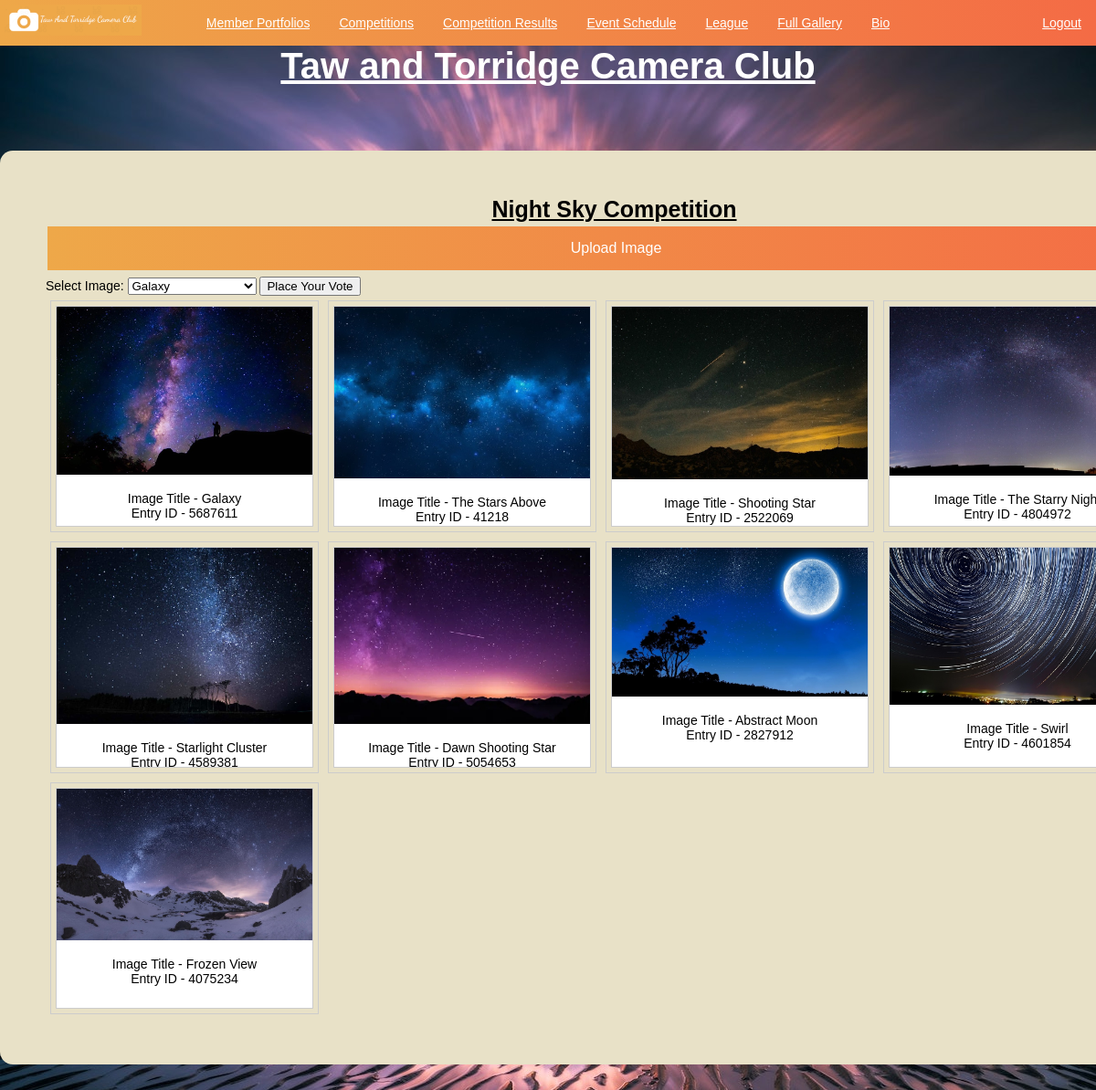
/comp_2.php (signed in), run on the app's committed database.
### tables this page shows
CREATE TABLE `tbl_images` (
  `fld_image_id` int(10) NOT NULL,
  `fld_image_title` varchar(50) NOT NULL,
  `fld_image_path` varchar(250) NOT NULL,
  `fld_image_votes` int(3) NOT NULL,
  `fld_image_points` int(2) NOT NULL,
  `fld_entry_id` int(10) NOT NULL,
  `fld_member_id` int(10) NOT NULL,
  `fld_competition_id` int(10) NOT NULL
);

### comp_2.php (the view, shortened to what this page needs)
<?php
    require_once 'config/conn.php';
    require_once 'functions.php';
    $varCompId = "3";
?>
<!DOCTYPE html>
<html lang="en">
    <head>
        <link href="css/new_style.css" rel="stylesheet">
    </head>
    <body>
        <h1>Taw and Torridge Camera Club</h1>
        <div class="main">
        <h3>Night Sky Competition</h3>
            <a href="upload.php" class="comppage_upload_button">Upload Image</a>
            <form action="vote_process.php" method="POST">
                <label for="comp_vote">Select Image:</label>
                    <select id="comp_vote" name="comp_vote">
                        <?php $sql = "SELECT * FROM `taw_and_torridge_cam_club_db`.`tbl_images` WHERE `fld_competition_id` LIKE '".$varCompId."'";
                        $result = mysqli_query($conn, $sql);
                        if ($result && mysqli_num_rows($result) > 0)
                        {
                            while ($rows = $result->fetch_assoc())
                            { ?>
                                <option value="<?php echo $rows['fld_image_id'];?>"><?php echo $rows['fld_image_title'];?></option>
                        <?php
                            }
                        }
                        ?>
                    </select>
                <input type="submit" name="submit" value="Place Your Vote">
            </form>
            <?php
                $sql = "SELECT * FROM `taw_and_torridge_cam_club_db`.`tbl_images` WHERE `fld_competition_id` LIKE '".$varCompId."'";
                $result = mysqli_query($conn, $sql);
                if ($result && mysqli_num_rows($result) > 0) {
                    while ($rows = $result->fetch_assoc()) { ?>
                        <div class="gallery">
                            <div class="gallery">
                                <div class="card" style="width: 280px; height: 240px;">
                                    <img src="<?php echo $rows['fld_image_path']; ?>" alt="" width="600" height="600">
                                    <div class="card-body">
                                        <div class="desc"><?php
                                            echo "Image Title - ";
                                            echo $rows['fld_image_title'];
                                            echo "<br>";
                                            echo "Entry ID - ";
                                            echo $rows['fld_entry_id']; ?>
                                        </div>
                                    </div>
                                </div>
                            </div>
                        </div>
            <?php
                }
            }
            ?>
        </div>
    </body>
</html>

### css/new_style.css (style rules this page uses)
* { font-family: Arial, Helvetica, sans-serif; box-sizing: border-box; margin: 0; overflow: scroll; }
body { font-family: Arial, Helvetica, sans-serif; font-size: 14px; color: rgb(0, 0, 0); background-image: url("sand.png"); background-color: #f0f0f2; width: 100%; height: 100%; background-size: cover; content: ""; position: fixed; left: 0; right: 0; top: 0; bottom: 0; z-index: -1; display: block; }
div.main { width: 1345px; height: auto; margin: 5em auto; padding: 50px; background-color: #E8E1C7; border-radius: 1em; }
h1 { font-size:40px; font-weight:bold; Text-decoration: underline; text-align: center; color: white; font-family:Arial, Helvetica, sans-serif; }
h3 { font-size:25px; font-weight:bold; Text-decoration: underline; text-align: center; color:rgb(0, 0, 0); font-family:Arial, Helvetica, sans-serif; }
.comppage_upload_button { background: linear-gradient(to left, #f46b45, #eea849); border: none; color: white; padding: 15px 32px; text-align: center; text-decoration: none; display: inline-block; font-size: 16px; margin: 4px 2px; cursor: pointer; width: 100%; }
div.gallery { margin: 5px; border: 1px solid #ccc; float: left; }
div.gallery img { width: 100%; height: auto; }
div.desc { padding: 15px; text-align: center; }
div.card { background: white; }

### data on the page
tbl_images: fld_image_path (picture), fld_image_title "Galaxy", fld_entry "5687611"
tbl_images: fld_image_path (picture), fld_image_title "The Stars Above", fld_entry "41218"
tbl_images: fld_image_path (picture), fld_image_title "Shooting Star", fld_entry "2522069"
tbl_images: fld_image_path (picture), fld_image_title "The Starry…", fld_entry "4804972"
tbl_images: fld_image_path (picture), fld_image_title "Starlight Cluster", fld_entry "4589381"
tbl_images: fld_image_path (picture), fld_image_title "Dawn Shooting Star", fld_entry "5054653"
tbl_images: fld_image_path (picture), fld_image_title "Abstract Moon", fld_entry "2827912"
tbl_images: fld_image_path (picture), fld_image_title "Swirl", fld_entry "4601854"
tbl_images: fld_image_path (picture), fld_image_title "Frozen View", fld_entry "4075234"

### other printed values
form field comp_vote "Galaxy"
